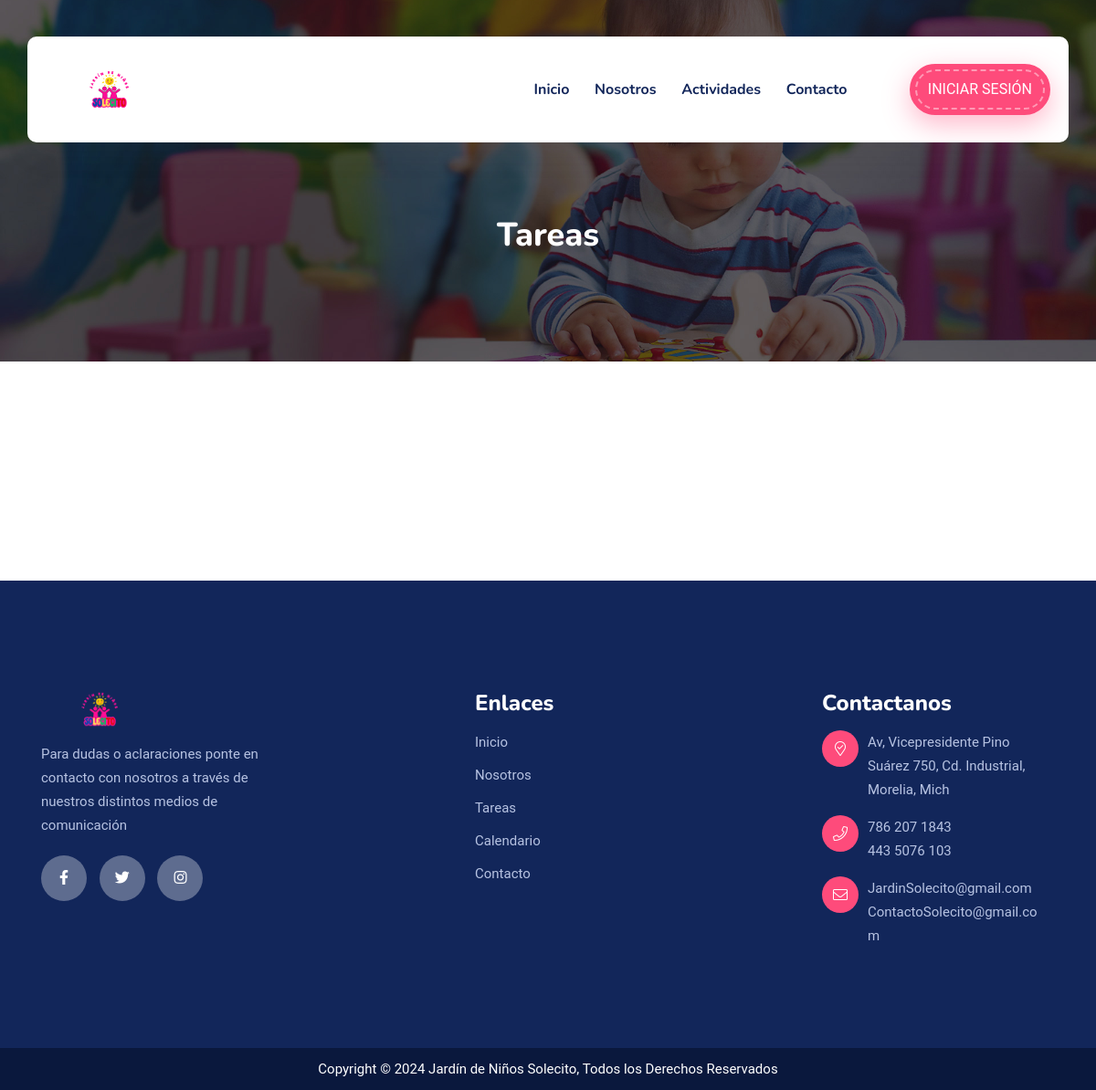
Page /tareas/ on the earlier database version.
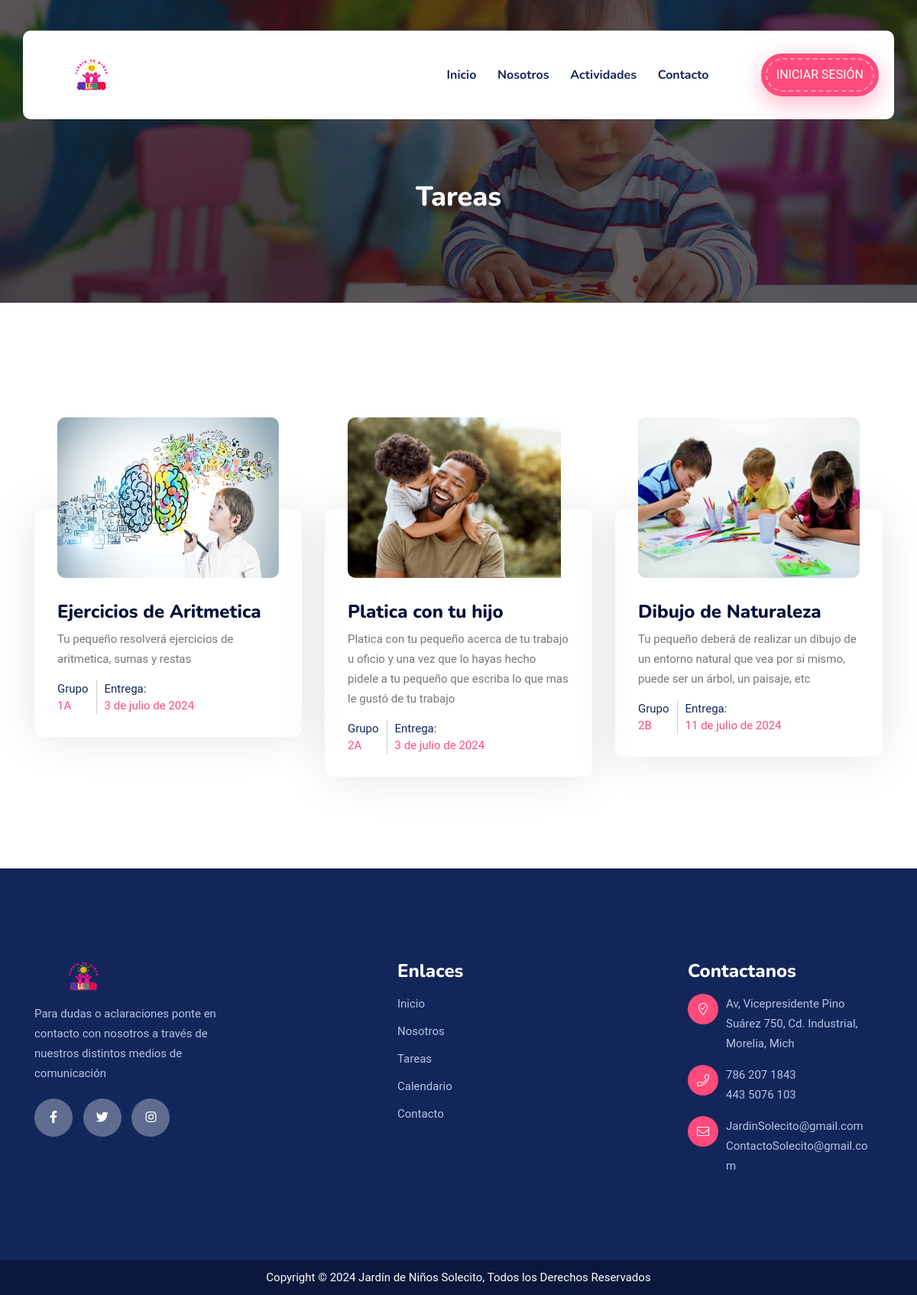
Same page on the later database version.
### inicio/models.py (models this page shows, shortened)
class Tarea(models.Model):
    idTarea = models.AutoField(primary_key=True, verbose_name="ID Tarea")
    nombreTarea = models.CharField(max_length=200, verbose_name="Nombre de la tarea")
    descripcion = models.TextField(verbose_name="Agrega una descripción")
    fechaEntrega = models.DateField(null=True, blank=True, verbose_name="Fecha de entrega")
    imagen = models.ImageField(null=True, upload_to="img-tareas", verbose_name="Imagen")
    created = models.DateTimeField(auto_now_add=True)
    updated = models.DateTimeField(auto_now=True)
    grupo = models.ForeignKey(Grupo, on_delete=models.CASCADE, verbose_name="Grupo")
    materia = models.ForeignKey(Materia, on_delete=models.CASCADE, verbose_name="Materia")
    class Meta:
        verbose_name = "Tarea"
        verbose_name_plural = "Tareas"
        ordering = ["created"]

class Grupo(models.Model):
    idGrupo = models.AutoField(primary_key=True, verbose_name="ID GRUPO")
    nombreGrupo = models.CharField(max_length=50, verbose_name="Nombre del grupo")
    created = models.DateTimeField(auto_now_add=True)
    updated = models.DateTimeField(auto_now=True)
    class Meta:
        verbose_name = "Grupo"
        verbose_name_plural = "Grupos"
        ordering = ["created"]
    def __str__(self):
        return self.nombreGrupo

### inicio/views.py (the view)
# urls.py: path('tareas/',views.tareas, name="Tareas"),
def tareas(request):
    tareas=Tarea.objects.all()
    return render(request, "inicio/tareas.html",{'tareas':tareas})

### inicio/templates/inicio/tareas.html (shortened to what this page needs)
<!doctype html>
<html class="no-js" lang="es">
<head>
    {% load static %}
    <link rel="stylesheet" href="{% static 'inicio/css/bootstrap.min.css' %}">
    <link rel="stylesheet" href="{% static 'inicio/css/animate.min.css' %}">
    <link rel="stylesheet" href="{% static 'inicio/css/magnific-popup.css' %}">
    <link rel="stylesheet" href="{% static 'inicio/fontawesome/css/all.min.css' %}">
    <link rel="stylesheet" href="{% static 'inicio/font-flaticon/flaticon.css' %}">
    <link rel="stylesheet" href="{% static 'inicio/css/dripicons.css' %}">
    <link rel="stylesheet" href="{% static 'inicio/css/slick.css' %}">
    <link rel="stylesheet" href="{% static 'inicio/css/meanmenu.css' %}">
    <link rel="stylesheet" href="{% static 'inicio/css/default.css' %}">
    <link rel="stylesheet" href="{% static 'inicio/css/style.css' %}">
    <link rel="stylesheet" href="{% static 'inicio/css/responsive.css' %}">
</head>
<body>
    <header class="header-area header-three">
        <div id="header-sticky" class="menu-area">
            <div class="container">
                <div class="second-menu">
                    <div class="row align-items-center">
                        <div class="col-xl-2 col-lg-2">
                            <div class="logo">
                                <a href="{% url 'Home' %}"><img src="{% static 'inicio/img/logo/logo.png' %}" alt="logo"></a>
                            </div>
                        </div>
                        <div class="col-xl-7 col-lg-7">
                            <div class="main-menu text-right text-xl-right">
                                <nav id="mobile-menu">
                                    <ul>
                                        <li class="has-sub"><a href="{% url 'Home' %}">Inicio</a></li>
                                        <li><a href="{% url 'About' %}">Nosotros</a></li>
                                        <li class="has-sub">
                                            <a href="#">Actividades</a>
                                        </li>
                                        <li class="has-sub"><a href="{% url 'Contacto' %}">Contacto</a></li>
                                    </ul>
                                </nav>
                            </div>
                        </div>
                        <div class="col-xl-3 col-lg-3 text-right d-none d-lg-block mt-30 mb-30 text-right text-xl-right">
                            <div class="login">
                                <ul>
                                    <li>
                                        <div class="header-btn second-header-btn">
                                            <a href="{% url 'admin:index' %}" class="btn">Iniciar Sesión</a>
                                        </div>
                                    </li>
                                </ul>
                            </div>
                        </div>
                    </div>
                </div>
            </div>
        </div>
    </header>
    <main>
        <section class="breadcrumb-area d-flex align-items-center" style="background-image:url({% static 'inicio/img/bg/bdrc-bg.jpg' %})">
            <div class="container">
                <div class="row align-items-center">
                    <div class="col-xl-12 col-lg-12">
                        <div class="breadcrumb-wrap text-left">
                            <div class="breadcrumb-title">
                                <h2>Tareas</h2>
                            </div>
                        </div>
                    </div>
                </div>
            </div>
        </section>
        <section class="class-area pt-120 pb-120 p-relative">
            <div class="container">
                <div class="row justify-content-center">
                    {% for tarea in tareas %}
                    <div class="col-xl-4 col-lg-4 col-md-6">
                        <div class="class-item mb-30">
                            <div class="class-img">
                                <div class="class-img-outer">
                                    <img src="{{tarea.imagen.url}}" alt="class image">
                                </div>
                            </div>
                            <div class="class-content">
                                <h4 class="title"><a href="">{{tarea.nombreTarea}}</a></h4>
                                <p>{{tarea.descripcion}}</p>
                                 <ul class="schedule">
                                <li>
                                    <span>Grupo</span>
                                    <span class="class-size">{{tarea.grupo}}</span>
                                </li>
                                <li>
                                    <span>Entrega:</span>
                                    <span class="class-size class-size-2">{{tarea.fechaEntrega}}</span>
                                </li>
                            </ul>
                            </div>
                        </div>
                    </div>
                    {% endfor %}
                </div>
            </div>
        </section>
    </main>
    <footer class="footer-bg footer-p">
        <div class="footer-top pt-120 pb-80 p-relative" style="background-image: url({% static 'inicio/img/bg/footer-bg.png' %}); background-color: #fff; background-repeat: no-repeat; background-size: cover; background-position: center;">
            <div class="container">
                <div class="row justify-content-between">
                    <div class="col-xl-3 col-lg-3 col-sm-6">
                        <div class="footer-widget mb-30">
                            <div class="f-widget-title mb-15">
                                <img src="{% static 'inicio/img/logo/logo.png' %}" alt="img">
                            </div>
                            <div class="footer-text mb-20">
                                <p>Para dudas o aclaraciones ponte en contacto con nosotros a través de nuestros distintos medios de comunicación</p>
                            </div>
                            <div class="footer-social">
                                <a href="#"><i class="fab fa-facebook-f"></i></a>
                                <a href="#"><i class="fab fa-twitter"></i></a>
                                <a href="#"><i class="fab fa-instagram"></i></a>
                            </div>
                        </div>
                    </div>
                    <div class="col-xl-2 col-lg-2 col-sm-6">
                        <div class="footer-widget mb-30">
                            <div class="f-widget-title">
                                <h2>Enlaces</h2>
                            </div>
                            <div class="footer-link">
                                <ul>
                                    <li><a href="{% url 'Home' %}">Inicio</a></li>
                                    <li><a href="{% url 'About' %}">Nosotros</a></li>
                                    <li><a href="{% url 'Tareas' %}">Tareas</a></li>
                                    <li><a href="{% url 'Calendario' %}">Calendario</a></li>
                                    <li><a href="{% url 'Contacto' %}">Contacto</a></li>
                                </ul>
                            </div>
                        </div>
                    </div>
                    <div class="col-xl-3 col-lg-3 col-sm-6">
                        <div class="footer-widget mb-30">
                            <div class="f-widget-title">
                                <h2>Contactanos</h2>
                            </div>
                            <div class="f-contact">
                                <ul>
                                    <li>
                                        <i class="icon fal fa-map-marker-check"></i>
                                        <span>Av, Vicepresidente Pino Suárez 750, Cd. Industrial, Morelia, Mich <br></span>
                                    </li>
                                    <li>
                                        <i class="icon fal fa-phone"></i>
                                        <span>786 207 1843<br>443 5076 103</span>
                                    </li>
                                    <li>
                                        <i class="icon fal fa-envelope"></i>
                                        <span>
                                            <a href="mailto:info@example.com">JardinSolecito@gmail.com</a>
                                            <br>
                                            <a href="mailto:help@example.com">ContactoSolecito@gmail.com</a>
                                        </span>
                                    </li>
                                </ul>
                            </div>
                        </div>
                    </div>
                </div>
            </div>
        </div>
        <div class="copyright-wrap text-center">
            <div class="container">
                <div class="row align-items-center">
                    <div class="col-lg-12">
                        Copyright © 2024 Jardín de Niños Solecito, Todos los Derechos Reservados
                    </div>
                </div>
            </div>
        </div>
    </footer>
    </body>
</html>

### inicio/static/inicio/css/default.css (style rules this page uses)
.mt-30 { margin-top: 30px; }
.mb-15 { margin-bottom: 15px; }
.mb-20 { margin-bottom: 20px; }
.mb-30 { margin-bottom: 30px; }
.pt-120 { padding-top: 120px; }
.pb-80 { padding-bottom: 80px; }
.pb-120 { padding-bottom: 120px; }

### inicio/static/inicio/css/responsive.css (style rules this page uses)
@media (min-width: 1200px) and (max-width: 1500px) { .main-menu ul li:first-child { margin-left: 0; } }
@media (min-width: 1200px) and (max-width: 1500px) { .menu-area::before { width: 26%; } }
@media (min-width: 992px) and (max-width: 1200px) { .class-content .schedule li { padding: 0 10px; } }
@media (min-width: 992px) and (max-width: 1200px) { .second-header-btn .btn { padding: 18px 18px; } }
@media (min-width: 992px) and (max-width: 1200px) { .second-menu .main-menu ul li { margin-left: 24px; } }
@media (min-width: 992px) and (max-width: 1200px) { .login li { margin-left: 8px; } }
@media (min-width: 992px) and (max-width: 1200px) { .main-menu { text-align: right; } }
@media (min-width: 992px) and (max-width: 1200px) { .breadcrumb-title h2 { font-size: 36px; margin-bottom: 15px; } }
@media (min-width: 992px) and (max-width: 1200px) { .f-contact li { display: flex; } }
@media (min-width: 992px) and (max-width: 1200px) { .f-contact span { width: 77%; } }
@media (min-width: 992px) and (max-width: 1200px) { .menu-area::before { width: 27%; top: 48px; } }

Differences in the rows shown:
added Tarea: imagen (picture), nombreTarea "Ejercicios de Aritmetica", descripcion "Tu pequeño resolverá ejercicios de aritmetica, sumas y restas", grupo "1A", fechaEntrega "3 de julio de 2024"
added Tarea: imagen (picture), nombreTarea "Platica con tu hijo", descripcion "Platica con tu pequeño acerca de tu trabajo u oficio y una vez que lo hayas hecho pidele a tu pequeño que escriba lo que mas le gustó de tu trabajo", grupo "2A", fechaEntrega "3 de julio de 2024"
added Tarea: imagen (picture), nombreTarea "Dibujo de Naturaleza", descripcion "Tu pequeño deberá de realizar un dibujo de un entorno natural que vea por si mismo, puede ser un árbol, un paisaje, etc", grupo "2B", fechaEntrega "11 de julio de 2024"
